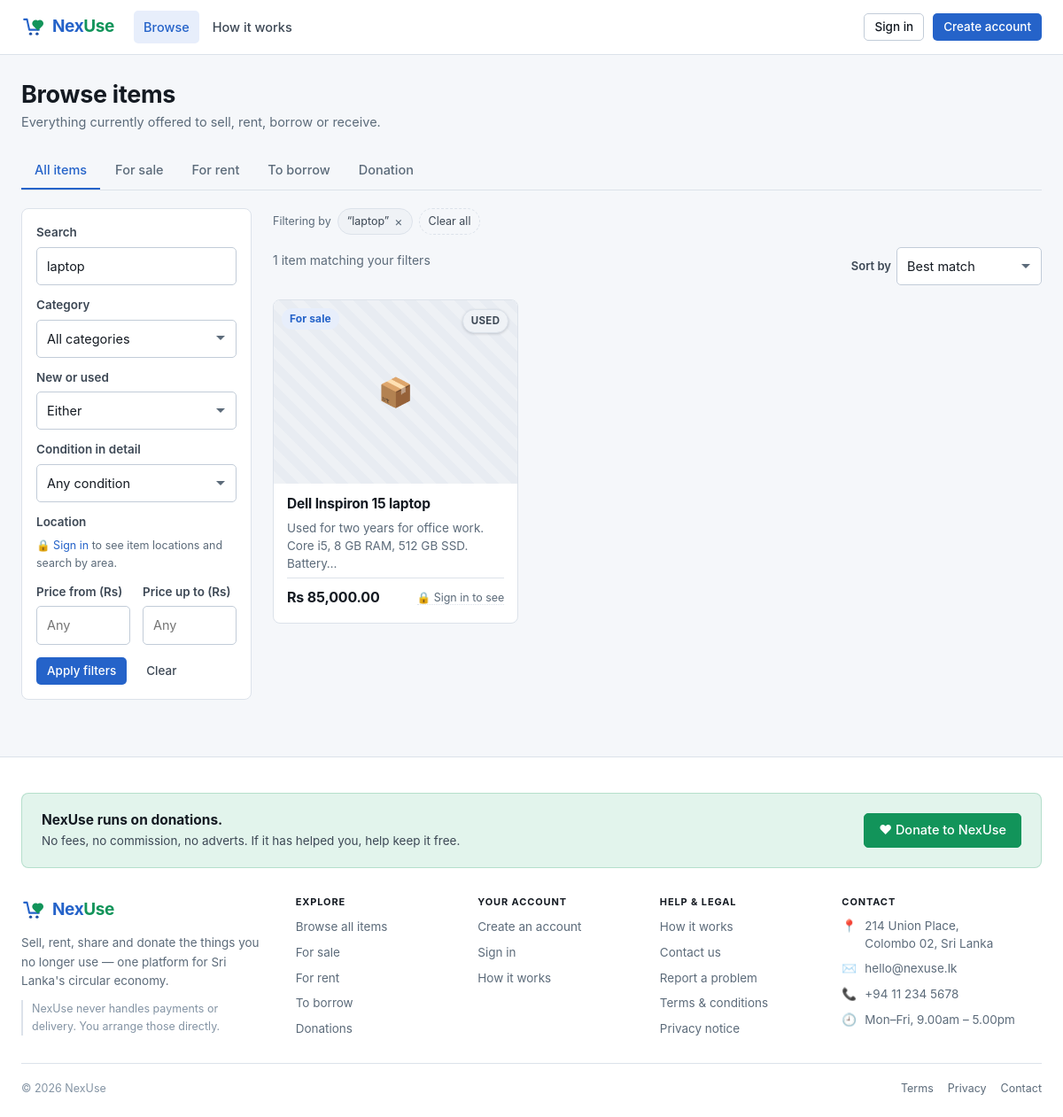
The app's page /browse?q=laptop with its own data.
### tables this page shows
CREATE TABLE listings (
  listing_id      INT UNSIGNED NOT NULL AUTO_INCREMENT,
  user_id         INT UNSIGNED NOT NULL,
  category_id     INT UNSIGNED DEFAULT NULL,
  title           VARCHAR(150) NOT NULL,
  description     TEXT         NOT NULL,
  item_condition  ENUM('new','like_new','good','fair','poor')   NOT NULL DEFAULT 'good',
  listing_type    ENUM('sell','rent','share','donate')          NOT NULL,
  price           DECIMAL(10,2) DEFAULT NULL,   
  location        VARCHAR(120) DEFAULT NULL,
  status          ENUM('available','reserved','completed','removed') NOT NULL DEFAULT 'available',
  created_at      DATETIME     NOT NULL DEFAULT CURRENT_TIMESTAMP,
  updated_at      DATETIME     NOT NULL DEFAULT CURRENT_TIMESTAMP ON UPDATE CURRENT_TIMESTAMP,
  PRIMARY KEY (listing_id),
  KEY idx_listings_user (user_id),
  KEY idx_listings_category (category_id),
  KEY idx_listings_status (status),
  KEY idx_listings_type (listing_type),
  CONSTRAINT fk_listings_user
    FOREIGN KEY (user_id) REFERENCES users (user_id) ON DELETE CASCADE,
  CONSTRAINT fk_listings_category
    FOREIGN KEY (category_id) REFERENCES categories (category_id) ON DELETE SET NULL
);

### app/Views/listings/browse.php (the view, shortened to what the rows shown need)
<div class="page-head">
  <div>
    <h1>Browse items</h1>
  </div>
</div>
<div class="split">
  <div>
    <?php if (empty($listings)): ?>
      <div class="empty">
        <div class="icon">🔍</div>
        <h3>Nothing matches that</h3>
        <p>Try a broader search, or clear the filters to see everything available.</p>
        <a class="btn btn-secondary" href="<?= url('/browse') ?>">Clear filters</a>
      </div>
    <?php else: ?>
      <div class="listing-grid">
        <?php foreach ($listings as $item): ?>
          <?php View::partial('partials.listing_card', ['item' => $item]); ?>
        <?php endforeach; ?>
      </div>
    <?php endif; ?>
  </div>
</div>

### app/Views/partials/listing_card.php (shortened to what the rows shown need)
<?php
$cardImage = ListingImage::primaryPath((int) $item['listing_id']);
$cardType  = (string) $item['listing_type'];
$cardCond  = (string) ($item['item_condition'] ?? '');
?>
<article class="listing-card">
  <div class="listing-thumb">
    <a href="<?= url('/listings/' . (int) $item['listing_id']) ?>">
      <?php if ($cardImage !== null): ?>
        <img src="<?= url($cardImage) ?>" alt="<?= e($item['title']) ?>" loading="lazy">
      <?php else: ?>
        <span class="placeholder" aria-hidden="true">📦</span>
      <?php endif; ?>
    </a>
    <span class="badge badge-<?= e($cardType) ?> type-badge"><?= e(listing_type_label($cardType)) ?></span>
    <?php if ($cardCond !== '' && shows_condition_flag($cardType)): ?>
      <span class="condition-flag condition-<?= e(condition_flag($cardCond) === 'New' ? 'new' : 'used') ?>"
            title="<?= e(condition_label($cardCond)) ?>">
        <?= e(condition_flag($cardCond)) ?>
      </span>
    <?php endif; ?>
  </div>
  <div class="listing-body">
    <h3>
      <a href="<?= url('/listings/' . (int) $item['listing_id']) ?>"><?= e($item['title']) ?></a>
    </h3>
    <p class="desc"><?= e(excerpt((string) $item['description'], 76)) ?></p>
    <div class="listing-meta">
      <?php if ($cardType === 'sell'): ?>
        <span class="listing-price"><?= e(money($item['price'])) ?></span>
      <?php elseif ($cardType === 'rent'): ?>
        <span class="listing-price"><?= e(money($item['price'])) ?><span class="per"> / day</span></span>
      <?php else: ?>
        <span class="listing-price free">Free</span>
      <?php endif; ?>
      <span><?= location_or_prompt($item['location'] ?? null) ?></span>
    </div>
  </div>
</article>

### app/Helpers/functions.php (shortened to what the rows shown need)
<?php
function e(mixed $value): string
{
    return htmlspecialchars((string) $value, ENT_QUOTES | ENT_SUBSTITUTE, 'UTF-8');
}
function url(string $path = ''): string
{
    $base = rtrim((string) Config::get('base_url', ''), '/');
    $path = ltrim($path, '/');
    return $path === '' ? ($base === '' ? '/' : $base) : $base . '/' . $path;
}
function money(mixed $amount): string
{
    return 'Rs ' . number_format((float) $amount, 2);
}
function excerpt(string $text, int $length = 120): string
{
    $text = trim(preg_replace('/\s+/', ' ', $text) ?? '');
    $cut = mb_substr($text, 0, $length);
    $gap = mb_strrpos($cut, ' ');
    return rtrim($gap !== false ? mb_substr($cut, 0, $gap) : $cut, ',.;:') . '…';
}
function listing_type_label(string $type): string
{
    return [
        'sell'   => 'For sale',
        'rent'   => 'For rent',
        'share'  => 'To borrow',
        'donate' => 'Donation',
    ][$type] ?? ucfirst($type);
}
function condition_label(string $condition): string
{
    return [
        'new'      => 'New',
        'like_new' => 'Like new',
        'good'     => 'Good',
        'fair'     => 'Fair',
        'poor'     => 'Poor',
    ][$condition] ?? ucfirst($condition);
}
function is_logged_in(): bool
{
    return Auth::check();
}
function condition_flag(string $condition): string
{
    return $condition === 'new' ? 'New' : 'Used';
}
function shows_condition_flag(string $listingType): bool
{
    return $listingType === 'sell';
}
function location_or_prompt(?string $location, string $fallback = 'Sri Lanka'): string
{
    if (!is_logged_in()) {
        return '<a class="locked-hint" href="' . e(url('/login'))
             . '" title="Locations are shown to signed-in members">🔒 Sign in to see</a>';
    }
    return e(($location ?? '') !== '' ? (string) $location : $fallback);
}

### records on screen
listings: listing_type "For sale", item_condition "USED", title "Dell Inspiron 15 laptop", description "Used for two years for office work. Core i5, 8 GB RAM, 512 GB SSD. Battery…", price "Rs 85,000.00"

### other values on screen
listing_type_label($t) "For sale"
listing_type_label($t) "For rent"
listing_type_label($t) "To borrow"
listing_type_label($t) "Donation"
$label "“laptop”"
$total "1"
